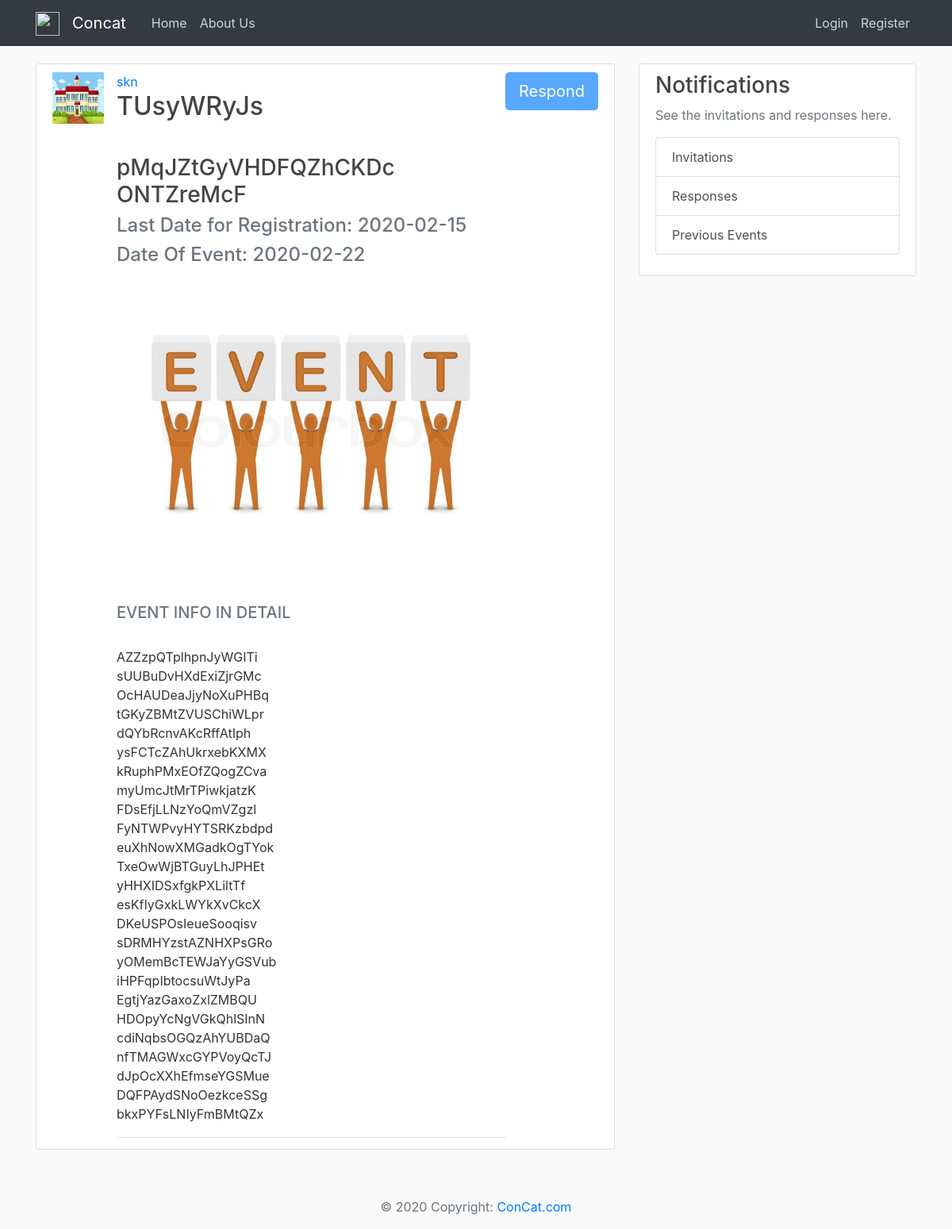
Screenshot of /event/1 with the database file from the repository.
### FlaskApp/models.py (models this page shows, shortened)
class Institute(db.Model , UserMixin):
	id = db.Column(db.Integer , primary_key = True)
	ins_name = db.Column(db.String(70),unique = True,nullable = False)
	admin_name = db.Column(db.String(50),nullable = False)
	address = db.Column(db.String(100),nullable=False)
	mobile_no = db.Column(db.Integer,unique = True,nullable=False)
	no_of_students = db.Column(db.Integer,nullable=False)
	no_of_staff = db.Column(db.Integer,nullable=False)
	email = db.Column(db.String(120),unique = True,nullable = False)
	password = db.Column(db.String(60),nullable=False)
	scope = db.Column(db.String(200),nullable=False)
	ins_img = db.Column(db.String(20), default='default.jpg')
	posts = db.relationship('Event',backref='host',lazy=True)

class Event(db.Model):
	id = db.Column(db.Integer , primary_key = True)
	title = db.Column(db.String(70),nullable = False)
	short_disc = db.Column(db.String(150),nullable = False)
	long_disc = db.Column(db.String(2000),nullable=False)
	poster = db.Column(db.String(20), default='default.jpg')
	reg_last_date = db.Column(db.DateTime , nullable=False)
	event_date = db.Column(db.DateTime , nullable=False)
	ins_id = db.Column(db.Integer,db.ForeignKey('institute.id'),nullable=False)

### FlaskApp/routes.py (the view)
@app.route("/event/<int:event_id>")
def event(event_id):
		event = Event.query.get_or_404(event_id)
		return render_template('event.html',title=event.title , event = event)

### FlaskApp/templates/event.html
{% extends "layout.html" %}
{% block content %}
<article class="media content-section">
  <img class = "rounded_circle article-img" src="{{ url_for('static' , filename = 'ins_profiles/'+event.host.ins_img) }} ">
  <div class="media-body">
    <div class="article-metadata">
      <a class="mr-2" href="{{ url_for('institute_info' , ins_id = event.host.id ) }}">{{ event.host.ins_name }}</a>
    <h2 class="article-title">{{ event.title }}</h2>
    <h3 class="article-content">{{ event.short_disc }}</h3>
    <h4 class="text-muted">Last Date for Registration: {{ event.reg_last_date.strftime('%Y-%m-%d') }}</h4>
    <h4 class="text-muted">Date Of Event: {{ event.event_date.strftime('%Y-%m-%d') }}</h4>
    <figure class="figure">
    <img src="{{ url_for('static',filename='event_posters/'+event.poster) }}" class="figure-img img-fluid rounded">
    </figure>
    <h5 class="text-muted">EVENT INFO IN DETAIL</h5>
    <p class="article-content">{{ event.long_disc }}</p>
    </div>
  </div>
  {% if current_user.is_authenticated %}
  <a href="{{ url_for('response') }}" class="btn btn-primary btn-lg active" role="button" aria-pressed="true">Respond</a>
  {% else %}
  <a href="#" class="btn btn-primary btn-lg disabled" role="button" aria-pressed="true">Respond</a>
  {% endif %}
</article>
{% endblock content %}

### FlaskApp/static/main.css (style rules this page uses)
body { background: #fafafa; color: #333333; margin-top: 5rem; }
h1, h2, h3, h4, h5, h6 { color: #444444; }
.content-section { background: #ffffff; padding: 10px 20px; border: 1px solid #dddddd; border-radius: 3px; margin-bottom: 20px; }
.article-title { color: #444444; }
.article-content { white-space: pre-line; }
.article-img { height: 65px; width: 65px; margin-right: 16px; }
.article-metadata { padding-bottom: 1px; margin-bottom: 4px; border-bottom: 1px solid #e3e3e3 }

### rows the page displays
Institute: ins_img (placeholder picture), host.ins_name "skn"
Event: title "TUsyWRyJs", short_disc "pMqJZtGyVHDFQZhCKDc ONTZreMcF", reg_last_date "2020-02-15", event_date "2020-02-22", poster (placeholder picture), long_disc "AZZzpQTplhpnJyWGITi sUUBuDvHXdExiZjrGMc OcHAUDeaJjyNoXuPHBq tGKyZBMtZVUSChiWLpr dQYbRcnvAKcRffAtIph ysFCTcZAhUkrxebKXMX kRuphPMxEOfZQogZCva myUmcJtMrTPiwkjatzK FDsEfjLLNzYoQmVZgzl FyNTWPvyHYTSRKzbdpd euXhNowXMGadkOgTYok TxeOwWjBTGuyLhJPHEt yHHXIDSxfgkPXLiltTf esKfIyGxkLWYkXvCkcX DKeUSPOsIeueSooqisv sDRMHYzstAZNHXPsGRo yOMemBcTEWJaYyGSVub iHPFqpIbtocsuWtJyPa EgtjYazGaxoZxlZMBQU HDOpyYcNgVGkQhlSInN cdiNqbsOGQzAhYUBDaQ nfTMAGWxcGYPVoyQcTJ dJpOcXXhEfmseYGSMue DQFPAydSNoOezkceSSg bkxPYFsLNIyFmBMtQZx"
